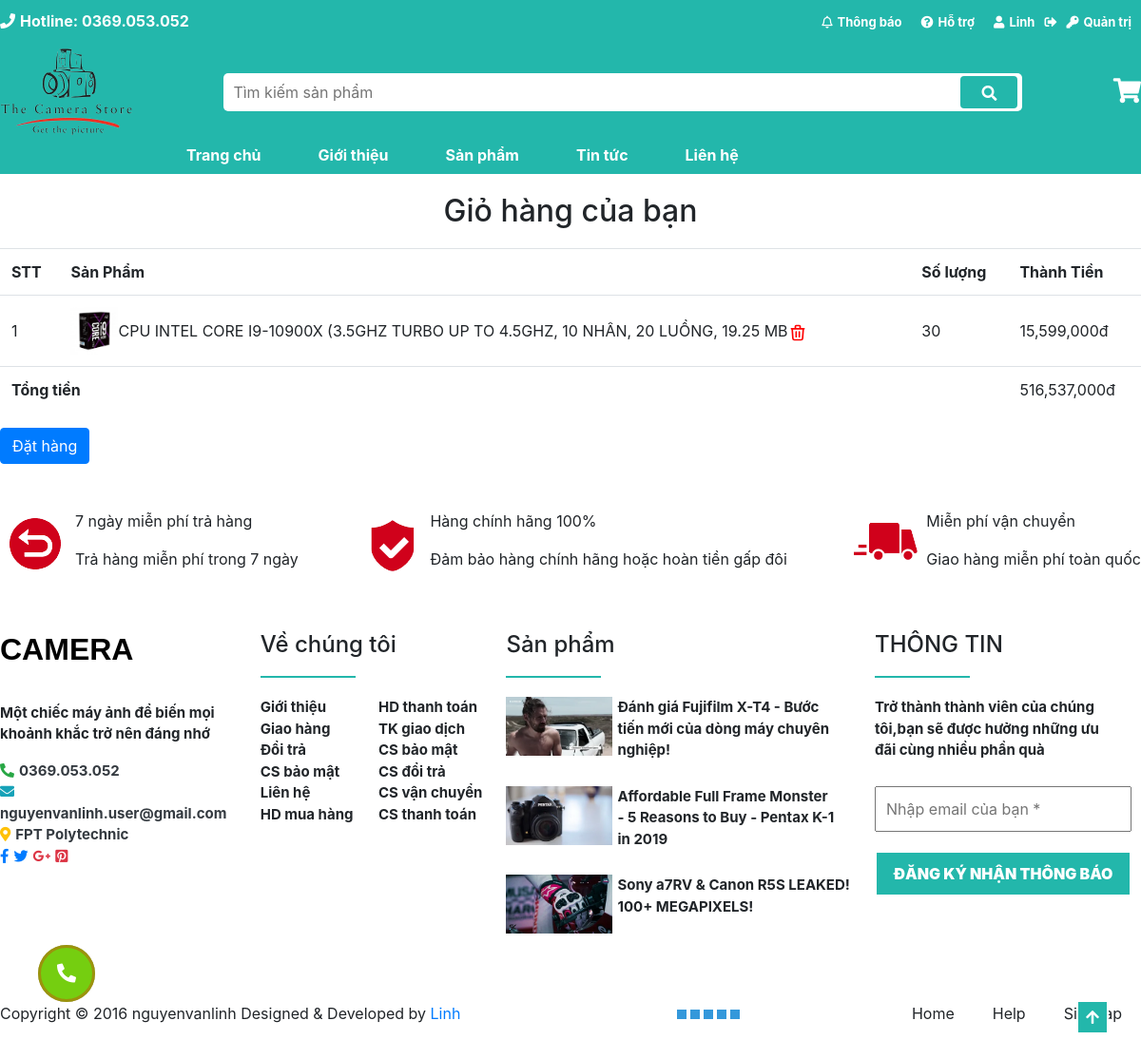
Screenshot of /cart.php (signed in) with the database file from the repository.
### tables this page shows
CREATE TABLE `info` (
  `id` int(11) NOT NULL,
  `name` varchar(55) NOT NULL,
  `phone` text NOT NULL,
  `logo` text NOT NULL,
  `color` text NOT NULL,
  `address` text NOT NULL
);

CREATE TABLE `user` (
  `id` int(11) NOT NULL,
  `user` varchar(255) NOT NULL,
  `pass` varchar(255) NOT NULL,
  `name` varchar(255) NOT NULL,
  `image` text NOT NULL,
  `address` text NOT NULL,
  `permission` varchar(55) NOT NULL
);

CREATE TABLE `products` (
  `id` int(11) NOT NULL,
  `name` text NOT NULL,
  `cate_id` int(11) NOT NULL,
  `image` text NOT NULL,
  `price` int(11) NOT NULL,
  `sale` int(11) NOT NULL,
  `quantity` int(11) NOT NULL,
  `intro` text NOT NULL,
  `detail` text NOT NULL,
  `view` int(11) NOT NULL
);

CREATE TABLE `cart` (
  `id` int(11) NOT NULL,
  `idProduct` int(11) NOT NULL,
  `quantity` int(11) NOT NULL,
  `idUser` int(11) NOT NULL,
  `status` int(11) NOT NULL,
  `time` datetime NOT NULL
);

### cart.php (the view, shortened to what the rows shown need)
<!DOCTYPE html>
<html lang="en">
<head>
    <link rel="stylesheet" href="https://cdnjs.cloudflare.com/ajax/libs/OwlCarousel2/2.3.4/assets/owl.carousel.min.css" />
    <link rel="stylesheet" href="https://cdnjs.cloudflare.com/ajax/libs/OwlCarousel2/2.3.4/assets/owl.theme.default.min.css" />
    <link rel="stylesheet" href="https://cdnjs.cloudflare.com/ajax/libs/twitter-bootstrap/4.6.0/css/bootstrap.min.css">
    <link rel="stylesheet" href="https://cdnjs.cloudflare.com/ajax/libs/font-awesome/5.15.2/css/all.min.css">
    <link href="https://unpkg.com/aos@2.3.1/dist/aos.css" rel="stylesheet">
    <link rel="stylesheet" href="style.php">
</head>
<?php
include 'admin/connect.php';
foreach (selectAll("SELECT * FROM info WHERE id=1") as $item) {
    $phone = "0" . number_format($item['phone'], 0, ',', '.');
    $address = $item['address'];
    $logo = $item['logo'];
}
?>
<body>
    <div class="container-fluid">
        <header>
            <div class="contact">
                <div class="w-1200 d-flex justify-content-between align-items-center">
                    <ul>
                        <li><a class="fs-6 text-white font-weight-bold" href="tel:0369053052"><i class="mr-5 fas fa-phone"></i>Hotline: <?= $phone ?></a></li>
                    </ul>
                    <ul class="d-flex">
                        <?php
                        include_once 'admin/connect.php';
                        if (isset($_COOKIE["user"])) {
                            $sql = "SELECT * FROM user WHERE user='{$_COOKIE["user"]}'";
                            $kq = $conn->query($sql);
                            $result = $kq->fetch();
                            $name = empty($result['name']) ? $result['user'] : $result['name'];
                            $id_nguoidung = $result['id'];
                            if ($result['permission'] == 'khách hàng') {
                                echo "<li><a class=\"fs-13 px-10 font-weight-bold text-white\" href=\"info.php\"><i class=\"mr-5 fas fa-user\"></i>$name</a></li><li><a class=\" fs-13 font-weight-bold text-white\" title=\"Đăng xuất\" href=\"?logout=\"><i class=\"text-white fas fa-sign-out-alt\"></i></a></li>";
                            } else {
                                echo "<li><a class=\"fs-13 px-10 font-weight-bold text-white\" href=\"info.php\"><i class=\"mr-5  fas fa-user\"></i>$name</a></li><li><a class=\" fs-13 font-weight-bold text-white\" title=\"Đăng xuất\" href=\"?logout=\"><i class=\"text-white fas fa-sign-out-alt\"></i></a></li>
                            <li><a class=\"fs-13 px-10 font-weight-bold text-white\" href=\"./admin/index.php\"><i class=\"mr-5 fas fa-key\"></i>Quản trị</a></li>";
                            }
                        } else {
                            echo "<li><a class=\"fs-13 px-10 font-weight-bold text-white\" href=\"login.php\"><i class=\"mr-5 fas fa-user\"></i>Đăng nhập</a></li>
                                <li><a class=\"fs-13 px-10 font-weight-bold text-white\" href=\"signup.php\"><i class=\"mr-5 fas fa-key\"></i>Đăng ký</a></li>";
                        }
                        ?>
                    </ul>
                </div>
                <nav class="d-flex justify-content-between align-items-center">
                    <a href="index.php"><img width="140px" src="images/<?= $logo ?>" alt=""></a>
                                <?php
                                if (isset($_COOKIE["user"])) {
                                    ?>
                                    <?php
                                    if (rowCount("SELECT * FROM cart WHERE idUser='$id_nguoidung' && status=0")>0) {
                                    foreach (selectAll("SELECT * FROM cart WHERE idUser='$id_nguoidung' && status=0") as $row) {
                                        ?>
                                            <?php
                                                    foreach (selectAll("SELECT * FROM products WHERE id={$row['idProduct']}") as $item) {
                                                        ?>
                                                        <img src="images/<?= $item['image'] ?>" alt="">
                                                        <div>
                                                        <p class="m-0" title="<?= $item['name'] ?>" style="font-size: 13px;white-space: nowrap; width: 100px; overflow: hidden;text-overflow: ellipsis; ">
                                                            <?= $item['name'] ?>
                                                            </p>
                                                            <p class="m-0" style="font-size: 12px;">Giá: <?= number_format($item['price']) ?>đ</p>
                                                            </div>
                                                            <svg xmlns="http://www.w3.org/2000/svg" style="width: 20px; height: 20px; " fill="none" viewBox="0 0 24 24" stroke="currentColor" stroke-width="2">
                                                                <path stroke-linecap="round" stroke-linejoin="round" d="M6 18L18 6M6 6l12 12" />
                                                            </svg>
                                                            <p class="m-0"><?= $row['quantity'] ?></p>
                                                            <a href="?removeproduct=<?= $row['idProduct'] ?>" onclick="return confirm('Bạn có muốn xóa sản phẩm này khỏi giỏ hàng không ')">
                                                                <svg xmlns="http://www.w3.org/2000/svg" style="width: 20px; height: 20px; color: red" class="h-6 w-6" fill="none" viewBox="0 0 24 24" stroke="currentColor" stroke-width="2">
                                                                <path stroke-linecap="round" stroke-linejoin="round" d="M19 7l-.867 12.142A2 2 0 0116.138 21H7.862a2 2 0 01-1.995-1.858L5 7m5 4v6m4-6v6m1-10V4a1 1 0 00-1-1h-4a1 1 0 00-1 1v3M4 7h16" />
                                                                </svg>
                                                            </a>
                                                        <?php
                                                    }
                                                    ?>
                                        <?php
                                    }
                                    ?>
                                    <?php
                                    }else{
                                        ?>
                                         <img width="100%" src="images/no-product.png" alt="">
                                        </div>
                                        <?php
                                    }
                                }
                                ?>
                </nav>
            </div>
        </header>
        <main>
            <div class="w-1200">
                   <?php
                                if (isset($_COOKIE["user"])) {
                                    $stt=1;
                                    ?>
                                    <?php
                                    if (rowCount("SELECT * FROM cart WHERE idUser='$id_nguoidung' && status=0")>0) {
                                        ?>
                                        <h2 style="width: fit-content;margin:20px auto;">Giỏ hàng của bạn</h2>
                                    <table class="table">
                                        <tr>
                                            <th>STT</th>
                                            <th>Sản Phẩm</th>
                                            <th>Số lượng</th>
                                            <th>Thành Tiền</th>
                                        </tr>
                                        <?php
                                                foreach (selectAll("SELECT * FROM cart WHERE idUser='$id_nguoidung' && status=0") as $row) {
                                                    foreach (selectAll("SELECT * FROM products WHERE id={$row['idProduct']}") as $item) {
                                                        ?>
                                                        <tr>
                                                            <td style="vertical-align:middle"><?= $stt++ ?></td>
                                                            <td>
                                                            <div class="d-flex align-items-center">
                                                            <img width="50" src="images/<?= $item['image'] ?>" alt=""><?= $item['name'] ?>
                                                            <a href="?removeproduct=<?= $row['idProduct'] ?>" onclick="return confirm('Bạn có muốn xóa sản phẩm này khỏi giỏ hàng không ')">
                                                            </a>
                                                            </div>
                                                        </td>
                                                            <td style="vertical-align:middle"><?= $row['quantity'] ?></td>
                                                            <td style="vertical-align:middle"><?= number_format($item['price']) ?>đ</td>
                                                        </tr>
                                                        <?php
                                                    }
                                                }
                                                    ?>
                                             <tr>
                                                 <th colspan="3">Tổng tiền</th>
                                             </tr>
                                         </table>
                                         </div>
                                                <?php
                                            }
                                                ?>
                                        <?php
                                }else{
                                    ?>
                                    <?php
                                }
                                ?>
            </div>
        <footer>
            <div id="footer" class="d-flex justify-content-between">
                <div>
                    <h2 class="shop mb-30">CAMERA</h2>
                    <ul>
                        <li class="text-success"><i class="mr-5 fas fa-phone-alt"></i><a class="text-dark" href="tel:0369053052"><?= $phone ?></a></li>
                        <li class="text-dark"><i class="text-info mr-5 fas fa-envelope"></i>nguyenvanlinh.user@gmail.com</li>
                        <li class="text-dark"><i class="text-warning mr-5 fas fa-map-marker-alt"></i><?= $address ?></li>
                        <li class="text-light"><i class="text-primary mr-5 fab fa-facebook-f"></i><i class="mr-5 fab fa-twitter text-primary"></i><i class="mr-5 text-danger fab fa-google-plus-g"></i><i class="fab fa-pinterest-square text-danger"></i></li>
                    </ul>
                </div>
            </div>
        </footer>
</body>
</html>

### rows the page displays
info: phone "0369.053.052", logo (picture), address "FPT Polytechnic"
user: name "Linh"
cart: quantity "30"
products: image (picture), name "CPU INTEL CORE I9-10900X (3.5GHZ TURBO UP TO 4.5GHZ, 10 NHÂN, 20 LUỒNG, 19.25 MB", price "15,599,000"

### other values shown
$total "516,537,000"
